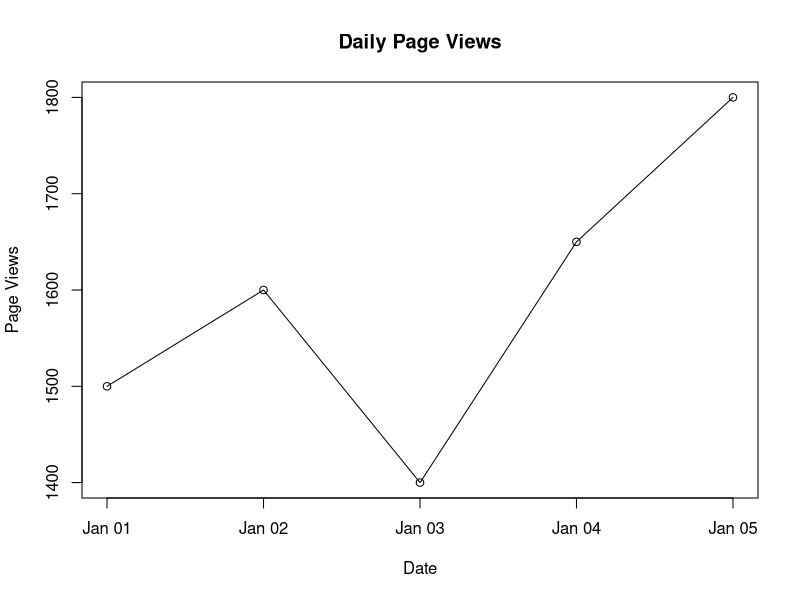

Recreate this plot in R.
traffic_data <- data.frame(
  Date = as.Date(c("2023-01-01", "2023-01-02", "2023-01-03", "2023-01-04", "2023-01-05")),
  Page_Views = c(1500, 1600, 1400, 1650, 1800)
)

print(traffic_data)  # Check data
plot(traffic_data$Date, traffic_data$Page_Views, type = "o", 
     xlab = "Date", ylab = "Page Views", main = "Daily Page Views")
